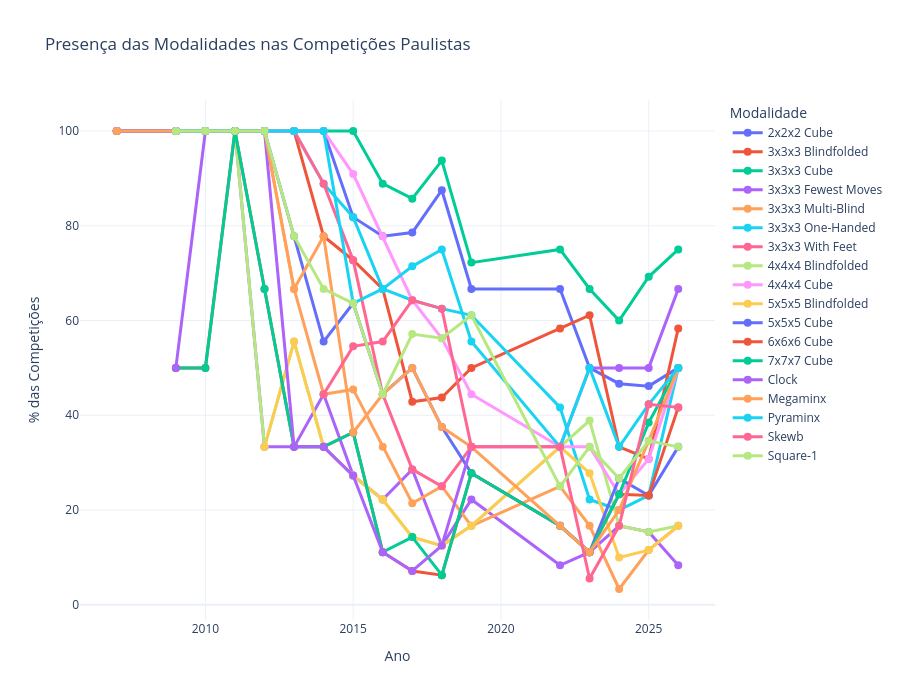

The cell this chart's notebook holds for it:
### Code cell
fig_percentage_sp = plot_event_presence_pct(df_final, 'Presença das Modalidades nas Competições Paulistas')
fig_percentage_sp

### Figure 1 — Plotly figure (JSON) as saved in the notebook; plotly's stock layout.template omitted (floating-point values rounded to 4 significant figures)
{"data": [{"hovertemplate": "<b>%{fullData.name}</b><br>Ano: %{x}<br>Presença: %{y:.1f}%<extra></extra>", "line": {"width": 3}, "marker": {"size": 8}, "mode": "lines+markers", "name": "2x2x2 Cube", "type": "scatter", "x": [2007, 2009, 2010, 2011, 2012, 2013, 2014, 2015, 2016, 2017, 2018, 2019, 2022, 2023, 2024, 2025, 2026], "y": [100.0, 100.0, 100.0, 100.0, 100.0, 100.0, 100.0, 81.82, 77.78, 78.57, 87.5, 66.67, 66.67, 50.0, 46.67, 46.15, 50.0]}, {"hovertemplate": "<b>%{fullData.name}</b><br>Ano: %{x}<br>Presença: %{y:.1f}%<extra></extra>", "line": {"width": 3}, "marker": {"size": 8}, "mode": "lines+markers", "name": "3x3x3 Blindfolded", "type": "scatter", "x": [2007, 2009, 2010, 2011, 2012, 2013, 2014, 2015, 2016, 2017, 2018, 2019, 2022, 2023, 2024, 2025, 2026], "y": [100.0, 100.0, 100.0, 100.0, 100.0, 100.0, 77.78, 72.73, 66.67, 42.86, 43.75, 50.0, 58.33, 61.11, 33.33, 30.77, 58.33]}, {"hovertemplate": "<b>%{fullData.name}</b><br>Ano: %{x}<br>Presença: %{y:.1f}%<extra></extra>", "line": {"width": 3}, "marker": {"size": 8}, "mode": "lines+markers", "name": "3x3x3 Cube", "type": "scatter", "x": [2007, 2009, 2010, 2011, 2012, 2013, 2014, 2015, 2016, 2017, 2018, 2019, 2022, 2023, 2024, 2025, 2026], "y": [100.0, 100.0, 100.0, 100.0, 100.0, 100.0, 100.0, 100.0, 88.89, 85.71, 93.75, 72.22, 75.0, 66.67, 60.0, 69.23, 75.0]}, {"hovertemplate": "<b>%{fullData.name}</b><br>Ano: %{x}<br>Presença: %{y:.1f}%<extra></extra>", "line": {"width": 3}, "marker": {"size": 8}, "mode": "lines+markers", "name": "3x3x3 Fewest Moves", "type": "scatter", "x": [2009, 2010, 2011, 2012, 2013, 2014, 2015, 2016, 2017, 2018, 2019, 2022, 2023, 2024, 2025, 2026], "y": [100.0, 100.0, 100.0, 33.33, 33.33, 44.44, 27.27, 22.22, 28.57, 12.5, 22.22, 8.333, 11.11, 16.67, 15.38, 8.333]}, {"hovertemplate": "<b>%{fullData.name}</b><br>Ano: %{x}<br>Presença: %{y:.1f}%<extra></extra>", "line": {"width": 3}, "marker": {"size": 8}, "mode": "lines+markers", "name": "3x3x3 Multi-Blind", "type": "scatter", "x": [2009, 2010, 2011, 2012, 2013, 2014, 2015, 2016, 2017, 2018, 2019, 2022, 2023, 2024, 2025, 2026], "y": [100.0, 100.0, 100.0, 100.0, 66.67, 44.44, 45.45, 33.33, 21.43, 25.0, 16.67, 25.0, 16.67, 3.333, 11.54, 16.67]}, {"hovertemplate": "<b>%{fullData.name}</b><br>Ano: %{x}<br>Presença: %{y:.1f}%<extra></extra>", "line": {"width": 3}, "marker": {"size": 8}, "mode": "lines+markers", "name": "3x3x3 One-Handed", "type": "scatter", "x": [2009, 2010, 2011, 2012, 2013, 2014, 2015, 2016, 2017, 2018, 2019, 2022, 2023, 2024, 2025, 2026], "y": [100.0, 100.0, 100.0, 100.0, 100.0, 88.89, 81.82, 66.67, 64.29, 62.5, 61.11, 41.67, 22.22, 20.0, 23.08, 50.0]}, {"hovertemplate": "<b>%{fullData.name}</b><br>Ano: %{x}<br>Presença: %{y:.1f}%<extra></extra>", "line": {"width": 3}, "marker": {"size": 8}, "mode": "lines+markers", "name": "3x3x3 With Feet", "type": "scatter", "x": [2007, 2009, 2010, 2011, 2012, 2013, 2014, 2015, 2016, 2017, 2018, 2019], "y": [100.0, 100.0, 100.0, 100.0, 100.0, 100.0, 88.89, 72.73, 44.44, 28.57, 25.0, 33.33]}, {"hovertemplate": "<b>%{fullData.name}</b><br>Ano: %{x}<br>Presença: %{y:.1f}%<extra></extra>", "line": {"width": 3}, "marker": {"size": 8}, "mode": "lines+markers", "name": "4x4x4 Blindfolded", "type": "scatter", "x": [2009, 2010, 2011, 2012, 2013, 2014, 2015, 2016, 2017, 2018, 2019, 2022, 2023, 2024, 2025, 2026], "y": [100.0, 100.0, 100.0, 33.33, 55.56, 33.33, 27.27, 22.22, 14.29, 12.5, 16.67, 33.33, 38.89, 16.67, 15.38, 16.67]}, {"hovertemplate": "<b>%{fullData.name}</b><br>Ano: %{x}<br>Presença: %{y:.1f}%<extra></extra>", "line": {"width": 3}, "marker": {"size": 8}, "mode": "lines+markers", "name": "4x4x4 Cube", "type": "scatter", "x": [2007, 2009, 2010, 2011, 2012, 2013, 2014, 2015, 2016, 2017, 2018, 2019, 2022, 2023, 2024, 2025, 2026], "y": [100.0, 100.0, 100.0, 100.0, 100.0, 100.0, 100.0, 90.91, 77.78, 64.29, 56.25, 44.44, 33.33, 33.33, 23.33, 30.77, 50.0]}, {"hovertemplate": "<b>%{fullData.name}</b><br>Ano: %{x}<br>Presença: %{y:.1f}%<extra></extra>", "line": {"width": 3}, "marker": {"size": 8}, "mode": "lines+markers", "name": "5x5x5 Blindfolded", "type": "scatter", "x": [2012, 2013, 2014, 2015, 2016, 2017, 2018, 2019, 2022, 2023, 2024, 2025, 2026], "y": [33.33, 55.56, 33.33, 27.27, 22.22, 14.29, 12.5, 16.67, 33.33, 27.78, 10.0, 11.54, 16.67]}, {"hovertemplate": "<b>%{fullData.name}</b><br>Ano: %{x}<br>Presença: %{y:.1f}%<extra></extra>", "line": {"width": 3}, "marker": {"size": 8}, "mode": "lines+markers", "name": "5x5x5 Cube", "type": "scatter", "x": [2007, 2009, 2010, 2011, 2012, 2013, 2014, 2015, 2016, 2017, 2018, 2019, 2022, 2023, 2024, 2025, 2026], "y": [100.0, 100.0, 100.0, 100.0, 100.0, 77.78, 55.56, 63.64, 44.44, 50.0, 37.5, 27.78, 16.67, 11.11, 26.67, 23.08, 33.33]}, {"hovertemplate": "<b>%{fullData.name}</b><br>Ano: %{x}<br>Presença: %{y:.1f}%<extra></extra>", "line": {"width": 3}, "marker": {"size": 8}, "mode": "lines+markers", "name": "6x6x6 Cube", "type": "scatter", "x": [2009, 2010, 2011, 2012, 2013, 2014, 2015, 2016, 2017, 2018, 2019, 2022, 2023, 2024, 2025, 2026], "y": [50.0, 50.0, 100.0, 66.67, 33.33, 33.33, 36.36, 11.11, 7.143, 6.25, 27.78, 16.67, 11.11, 23.33, 23.08, 41.67]}, {"hovertemplate": "<b>%{fullData.name}</b><br>Ano: %{x}<br>Presença: %{y:.1f}%<extra></extra>", "line": {"width": 3}, "marker": {"size": 8}, "mode": "lines+markers", "name": "7x7x7 Cube", "type": "scatter", "x": [2009, 2010, 2011, 2012, 2013, 2014, 2015, 2016, 2017, 2018, 2019, 2022, 2023, 2024, 2025, 2026], "y": [50.0, 50.0, 100.0, 66.67, 33.33, 33.33, 36.36, 11.11, 14.29, 6.25, 27.78, 16.67, 11.11, 23.33, 38.46, 50.0]}, {"hovertemplate": "<b>%{fullData.name}</b><br>Ano: %{x}<br>Presença: %{y:.1f}%<extra></extra>", "line": {"width": 3}, "marker": {"size": 8}, "mode": "lines+markers", "name": "Clock", "type": "scatter", "x": [2009, 2010, 2011, 2012, 2013, 2014, 2015, 2016, 2017, 2018, 2019, 2022, 2023, 2024, 2025, 2026], "y": [50.0, 100.0, 100.0, 100.0, 33.33, 33.33, 27.27, 11.11, 7.143, 12.5, 33.33, 33.33, 50.0, 50.0, 50.0, 66.67]}, {"hovertemplate": "<b>%{fullData.name}</b><br>Ano: %{x}<br>Presença: %{y:.1f}%<extra></extra>", "line": {"width": 3}, "marker": {"size": 8}, "mode": "lines+markers", "name": "Megaminx", "type": "scatter", "x": [2007, 2009, 2010, 2011, 2012, 2013, 2014, 2015, 2016, 2017, 2018, 2019, 2022, 2023, 2024, 2025, 2026], "y": [100.0, 100.0, 100.0, 100.0, 100.0, 66.67, 77.78, 36.36, 44.44, 50.0, 37.5, 33.33, 16.67, 11.11, 20.0, 34.62, 50.0]}, {"hovertemplate": "<b>%{fullData.name}</b><br>Ano: %{x}<br>Presença: %{y:.1f}%<extra></extra>", "line": {"width": 3}, "marker": {"size": 8}, "mode": "lines+markers", "name": "Pyraminx", "type": "scatter", "x": [2009, 2010, 2011, 2012, 2013, 2014, 2015, 2016, 2017, 2018, 2019, 2022, 2023, 2024, 2025, 2026], "y": [100.0, 100.0, 100.0, 100.0, 100.0, 100.0, 63.64, 66.67, 71.43, 75.0, 55.56, 33.33, 50.0, 33.33, 42.31, 50.0]}, {"hovertemplate": "<b>%{fullData.name}</b><br>Ano: %{x}<br>Presença: %{y:.1f}%<extra></extra>", "line": {"width": 3}, "marker": {"size": 8}, "mode": "lines+markers", "name": "Skewb", "type": "scatter", "x": [2014, 2015, 2016, 2017, 2018, 2019, 2022, 2023, 2024, 2025, 2026], "y": [44.44, 54.55, 55.56, 64.29, 62.5, 33.33, 33.33, 5.556, 16.67, 42.31, 41.67]}, {"hovertemplate": "<b>%{fullData.name}</b><br>Ano: %{x}<br>Presença: %{y:.1f}%<extra></extra>", "line": {"width": 3}, "marker": {"size": 8}, "mode": "lines+markers", "name": "Square-1", "type": "scatter", "x": [2009, 2010, 2011, 2012, 2013, 2014, 2015, 2016, 2017, 2018, 2019, 2022, 2023, 2024, 2025, 2026], "y": [100.0, 100.0, 100.0, 100.0, 77.78, 66.67, 63.64, 44.44, 57.14, 56.25, 61.11, 25.0, 33.33, 26.67, 34.62, 33.33]}], "layout": {"height": 700, "hovermode": "closest", "legend": {"itemclick": "toggle", "itemdoubleclick": "toggleothers", "title": {"text": "Modalidade"}}, "title": {"text": "Presença das Modalidades nas Competições Paulistas"}, "xaxis": {"title": {"text": "Ano"}}, "yaxis": {"title": {"text": "% das Competições"}}}}
